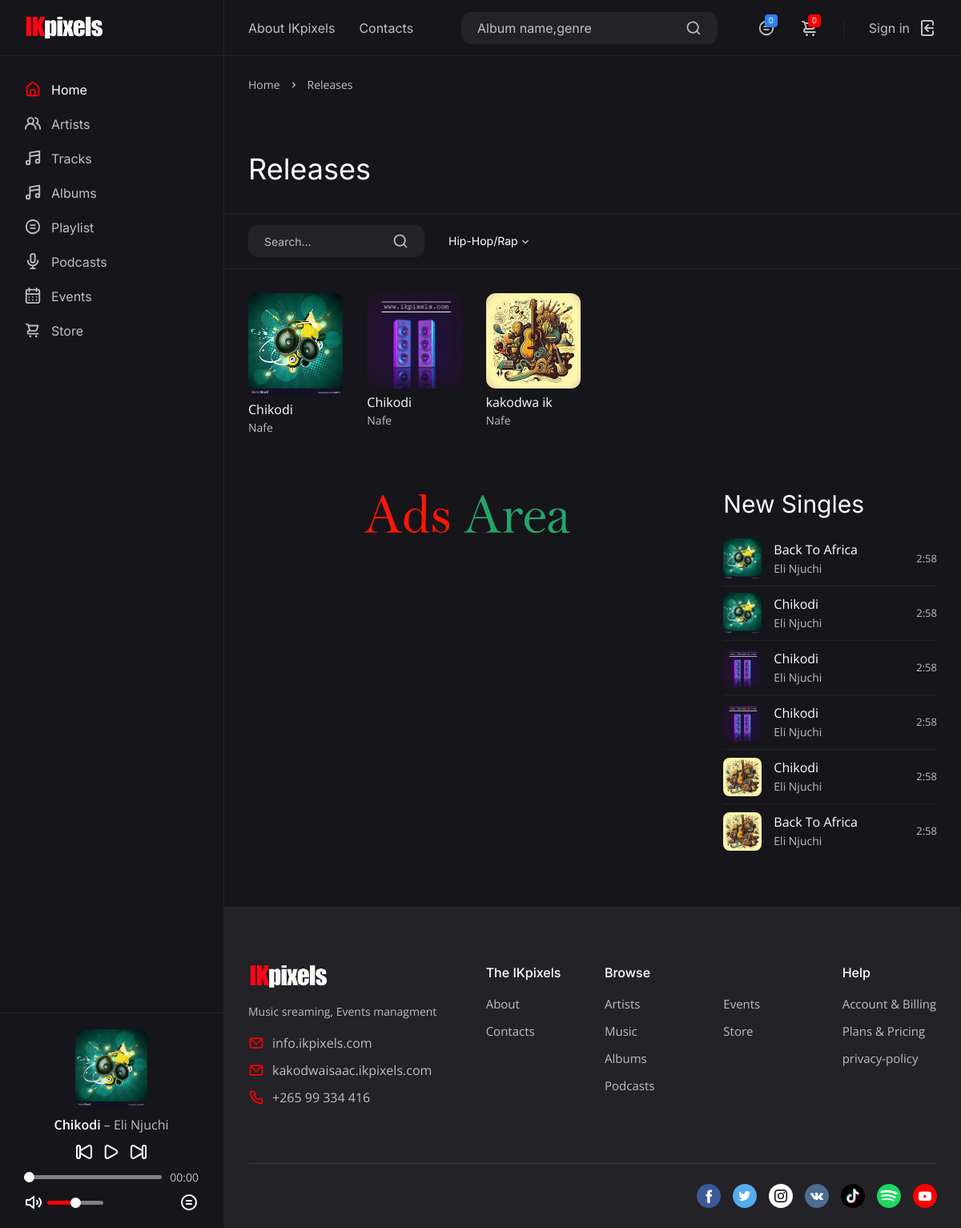
Screenshot of /all-music/ with the database file from the repository.
### music_nation/models.py (models this page shows, shortened)
class Song(models.Model):
    song_name = models.CharField(max_length=40)
    Artist = models.CharField(max_length=40,null=True,blank=True)
    song_album = models.ForeignKey(Album,on_delete=models.CASCADE, related_name='songs')
    song_file=models.FileField(upload_to=upload_audio_location,null=True,blank=True)
    artwork = models.ImageField(upload_to='artwork/%y/%m/%d',null=True,blank=True,default="ikartwork.jpg")
    song_genre = models.CharField(max_length=30,choices=GENRE)
    video = EmbedVideoField(null=True,blank=True)
    streamingCount = models.PositiveIntegerField(default=0)
    downloads = models.PositiveIntegerField(default=0)
    year = models.PositiveIntegerField(default=0)
    sell  = models.CharField(choices=FREE_OR_NOT,max_length=100)
    most_sold = models.PositiveIntegerField(default=0)
    price = models.DecimalField(max_digits=18, decimal_places=2,default=0.00)
    aproved = models.BooleanField(default=False)
    created_at = models.DateTimeField(auto_now_add=True)
    updated_at = models.DateTimeField(auto_now=True)
    objects = SongObjectManager()
    adminAprove = AdminSongObjectManager()
    ArtistSongObject  = ArtistSongObjectManager()
    def song_logo(self):
        return self.song_album.album_logo

class Album(models.Model):
    album_name = models.CharField(max_length=30)
    uploaded_on = models.DateTimeField(auto_now=True)
    album_logo = models.ImageField(upload_to='artwork/%y/%m/%d',null=True,blank=True,default="ikartwork.jpg")
    album_genre = models.CharField(max_length=30,choices=GENRE)
    aboutAlbum = RichTextField(null=True,blank=True)
    songsNum = models.PositiveIntegerField(default=0)
    streamNum = models.PositiveIntegerField(default=0)
    sell  = models.CharField(choices=FREE_OR_NOT,max_length=100)
    most_sold = models.PositiveIntegerField(default=0)
    slug = models.SlugField(unique=True,null=True,blank=True)
    price = models.DecimalField(max_digits=18, decimal_places=2,default=0.00)
    album_artist = models.ForeignKey(User, on_delete=models.CASCADE, related_name='albums')
    aproved = models.BooleanField(default=False)
    created_at = models.DateTimeField(auto_now_add=True)
    updated_at = models.DateTimeField(auto_now=True)
    objects = AlbumObjectManager()
    AdminAlbumAproval = AdminAlbumObjectManager()
    artistObjects = ArtistAlbumObjectManager()
    @property
    def artist(self):
        user = self.album_artist
        artist = Customer.objects.get(user=user).slug
        return artist

### music_nation/views.py (the view)
# urls.py: path('all-music/',music_nation_views.allMusic,name="all-music"),
@csrf_exempt
def allMusic(request):
    context = {}
    default_music_playlist(request,context)
    playlist_snipt(request,context)
    cart_snipt(request,context)
    albums = Album.objects.all().order_by('-id')
    query =request.GET.get('q')
    context['q_name'] = "Album name,genre"
    if query:
        context['search_title'] = query
        albums =albums.filter(Q(album_name__icontains=query)|
                              Q(slug__icontains=query)|
                              Q(album_genre__icontains=query)).distinct().order_by('-id')
    context['albums'] = ikpaginator(albums,request)
    context['events'] = Ticket.ticketObjects.all()
    context['products']= Product.objects.all()
    if is_ajax(request) and request.GET['album_data']:
        context['albums'] =  Album.objects.filter(album_genre=str(request.GET['album_data']))
        html = render_to_string('www/releases2.html',context)
        return JsonResponse({'data':html})
    return render(request, 'www/releases.html',context)

### music_nation/templates/www/releases.html (shortened to what this page needs)
{% extends 'www/base.html' %}
{% load static %}
{%block content%}
{% if albums %}
	<main class="main">
		<div class="container-fluid">
			<div class="row row--grid">
				<div class="col-12" >
					<ul class="breadcrumb">
						<li class="breadcrumb__item"><a href="{% url 'music_nation:nyansavibe'%}">Home</a></li>
						<li class="breadcrumb__item breadcrumb__item--active">Releases</li>
					</ul>
				</div>
				<div class="col-12">
					<div class="main__title main__title--page">
						<h1>Releases</h1>
					</div>
				</div>
			</div>
			<div class="row row--grid">
				<div class="col-12">
					<div class="main__filter">
						<form method="GET" action="#" class="main__filter-search">
							<input name="q" type="text" placeholder="Search...">
							<button type="submit"><svg xmlns="http://www.w3.org/2000/svg" viewBox="0 0 24 24"><path d="M21.71,20.29,18,16.61A9,9,0,1,0,16.61,18l3.68,3.68a1,1,0,0,0,1.42,0A1,1,0,0,0,21.71,20.29ZM11,18a7,7,0,1,1,7-7A7,7,0,0,1,11,18Z"/></svg></button>
						</form>
						<div class="main__filter-wrap">
						</div>
					</div>
					<div class="row row--grid releases albumreleases">
						{% for album in albums %}
						<div class="col-6 col-sm-4 col-lg-2">
							<div class="album">
								<div class="album__cover">
									{% if album.album_logo %}
									<img src="{{album.album_logo.url}}" alt="">
									{% else %}
									<img src="img/covers/cover1.jpg" alt="">
									{% endif %}
								</div>
								<div class="album__title">
									<h3><a href="{% url 'music_nation:album_detail' album.slug %}">{{album.album_name}}</a></h3>
									<span><a href="{% url 'music_nation:ArtistDetail' album.artist %}">{{album.album_artist}}</a></span>
								</div>
							</div>
						</div>
						{% empty %}
						{% include 'www/404.html' %}
						{% endfor %}
					</div>
				</div>
			</div>
			<section class="row row--grid">
				<div class="col-12 col-xl-8">
					{% include 'ecom/store-snipt.html' %}<br>
					<div>
						<img width="100%" src="{%static 'www/img/adv.png' %}">
					</div>
				</div>
				<div class="col-12 col-xl-4">
					<div class="row row--grid">
						<div class="col-12">
							<div class="main__title">
								<h2><a href="#">New Singles</a></h2>
							</div>
						</div>
						<div class="col-12">
							<ul class="main__list">
								{% for album in  albums %}
								{% for song in album.songs.all  %}
									<li class="single-item">
									<a data-link data-title="{{song.song_name}}" data-artist="{{song.Artist}}" data-img="{{song.song_logo.url}}" href="{{ song.song_file.url }}" class="single-item__cover">
										<img src="{{song.song_logo.url}}" alt="">
									</a>
									<div class="single-item__title">
										<h4><a href="{% url 'music_nation:album_detail' album.slug %}">{{song.song_name}}</a></h4>
										<span><a href="{% url 'music_nation:ArtistDetail' album.artist %}">{{song.Artist}}</a></span>
									</div>
									<span class="single-item__time">2:58</span>
								</li>
								{% endfor %}
								{% endfor %}
							</ul>
						</div>
					</div>
				</div>
			</section>
		</div>
	</main>
{% else %}
   <div class="row">
   	   {% include 'www/404.html' %}
   </div>
 {% endif %}
{%endblock%}

### music_nation/templates/www/base.html (shortened to what this page needs)
{% load static %}
<!DOCTYPE html>
<html lang="en">
<head>
	<link rel="stylesheet" href="{% static 'www/css/bootstrap-reboot.min.css' %} ">
	<link rel="stylesheet" href="{% static 'www/css/bootstrap-grid.min.css' %}">
	<link rel="stylesheet" href="{% static 'www/css/owl.carousel.min.css' %}">
	<link rel="stylesheet" href="{% static 'www/css/magnific-popup.css' %}">
	<link rel="stylesheet" href="{% static 'www/css/select2.min.css' %}">
	<link rel="stylesheet" href="{% static 'www/css/paymentfont.min.css' %}">
	<link rel="stylesheet" href="{% static 'www/css/slider-radio.css' %}">
	<link rel="stylesheet" href="{% static 'www/css/plyr.css' %}">
	<link rel="stylesheet" href="{% static 'www/css/ikstyle.css' %}">
</head>
<body>
	<header class="header">
		<div class="header__content">
			<nav class="header__nav">
				<a href="{%url 'music_nation:about'%}">About IKpixels</a>
				<a href="{%url 'music_nation:contacts'%}">Contacts</a>
			</nav>
            {% if q_name %}
			<form method="GET" action="#" class="header__search">
				<input name="q" type="text" placeholder="{{q_name}}">
				<button type="button"><svg xmlns="http://www.w3.org/2000/svg" viewBox="0 0 24 24"><path d="M21.71,20.29,18,16.61A9,9,0,1,0,16.61,18l3.68,3.68a1,1,0,0,0,1.42,0A1,1,0,0,0,21.71,20.29ZM11,18a7,7,0,1,1,7-7A7,7,0,0,1,11,18Z"/></svg></button>
			</form>
			{% endif %}
			<div class="header__actions">
				<div class="header__action header__action--note">
					<span>{{song_count_in_playlist}}</span>
					<a href="/playlist_view" class="header__action-btn"><svg xmlns="http://www.w3.org/2000/svg" viewBox="0 0 24 24"><path d="M15,13H9a1,1,0,0,0,0,2h6a1,1,0,0,0,0-2Zm0-4H9a1,1,0,0,0,0,2h6a1,1,0,0,0,0-2ZM12,2A10,10,0,1,0,22,12,10,10,0,0,0,12,2Zm0,18a8,8,0,1,1,8-8A8,8,0,0,1,12,20Z"/></svg></a>
				</div>
				<div class="header__action header__action--cart">
					<span>{{product_count_in_cart}}</span>
					<a class="header__action-btn" href="{% url 'store:cart' %}"></a>
				</div>
				<div class="header__action header__action--signin">
					{% if user.is_authenticated %}
					<a class="header__action-btn" href="{%url 'account:logout' %}">
						<span>Sign out</span>
						<svg xmlns="http://www.w3.org/2000/svg" viewBox="0 0 24 24"><path d="M4,12a1,1,0,0,0,1,1h7.59l-2.3,2.29a1,1,0,0,0,0,1.42,1,1,0,0,0,1.42,0l4-4a1,1,0,0,0,.21-.33,1,1,0,0,0,0-.76,1,1,0,0,0-.21-.33l-4-4a1,1,0,1,0-1.42,1.42L12.59,11H5A1,1,0,0,0,4,12ZM17,2H7A3,3,0,0,0,4,5V8A1,1,0,0,0,6,8V5A1,1,0,0,1,7,4H17a1,1,0,0,1,1,1V19a1,1,0,0,1-1,1H7a1,1,0,0,1-1-1V16a1,1,0,0,0-2,0v3a3,3,0,0,0,3,3H17a3,3,0,0,0,3-3V5A3,3,0,0,0,17,2Z"/></svg>
					</a>
					{% else %}
					<a class="header__action-btn" href="{% url 'account:login' %}">
						<span>Sign in</span>
					</a>
					{% endif %}
				</div>
			</div>
		</div>
	</header>
	<div class="sidebar">
		<div class="sidebar__logo">
			<img src="{% static 'www/img/logo.png' %}" alt="">
		</div>
		<ul class="sidebar__nav">
			<li class="sidebar__nav-item">
				<a href="{% url 'music_nation:nyansavibe' %}" class="sidebar__nav-link sidebar__nav-link--active"> <span>Home</span></a>
			</li>
			<li class="sidebar__nav-item">
				<a href="{%url 'music_nation:Artists'%}" class="sidebar__nav-link"> <span>Artists</span></a>
			</li>
			<li class="sidebar__nav-item">
				<a href="{%url 'music_nation:music'%}" class="sidebar__nav-link"> <span>Tracks</span></a>
			</li>
			<li class="sidebar__nav-item">
				<a href="{%url 'music_nation:all-music'%}" class="sidebar__nav-link"> <span>Albums</span></a>
			</li>
			<li class="sidebar__nav-item">
				<a href="{%url 'music_nation:playlist_view'%}" class="sidebar__nav-link"><svg xmlns="http://www.w3.org/2000/svg" viewBox="0 0 24 24"><path d="M15,13H9a1,1,0,0,0,0,2h6a1,1,0,0,0,0-2Zm0-4H9a1,1,0,0,0,0,2h6a1,1,0,0,0,0-2ZM12,2A10,10,0,1,0,22,12,10,10,0,0,0,12,2Zm0,18a8,8,0,1,1,8-8A8,8,0,0,1,12,20Z"/></svg> <span>Playlist</span></a>
			</li>
			<li class="sidebar__nav-item">
				<a href="{%url 'music_nation:podcasts'%}" class="sidebar__nav-link"><svg xmlns="http://www.w3.org/2000/svg" viewBox="0 0 24 24"><path d="M12,15a4,4,0,0,0,4-4V5A4,4,0,0,0,8,5v6A4,4,0,0,0,12,15ZM10,5a2,2,0,0,1,4,0v6a2,2,0,0,1-4,0Zm10,6a1,1,0,0,0-2,0A6,6,0,0,1,6,11a1,1,0,0,0-2,0,8,8,0,0,0,7,7.93V21H9a1,1,0,0,0,0,2h6a1,1,0,0,0,0-2H13V18.93A8,8,0,0,0,20,11Z"/></svg> <span>Podcasts</span></a>
			</li>
			<li class="sidebar__nav-item">
				<a href="{%url 'Event:events'%}" class="sidebar__nav-link"> <span>Events</span></a>
			</li>
			<li class="sidebar__nav-item">
				<a href="{%url 'store:store'%}" class="sidebar__nav-link"> <span>Store</span></a>
			</li>
		</ul>
	</div>
	<div class="player">
		<div class="player__cover">
			{% if home_song.song_logo %}
			<img src="{{home_song.song_logo.url}}" alt="">
			{% else %}
			<img src="{%static 'www/img/covers/cover.svg'%}" alt="">
			{% endif %}
		</div>
		<div class="player__content">
			<marquee><span class="player__track"><b class="player__title">{{home_song.song_name}}</b> – <span class="player__artist">{{home_song.Artist}}</span></span> </marquee>
		</div>
	</div>
	{%block content%}
    {%endblock%}
	<footer class="footer">
		<div class="container-fluid">
			<div class="row">
				<div class="col-12 col-sm-8 col-md-6 col-lg-6 col-xl-4 order-4 order-md-1 order-lg-4 order-xl-1">
					<div class="footer__logo">
						<img src="{% static 'www/img/logo.png' %}" alt="">
					</div>
					<p class="footer__tagline">Music sreaming, Events managment</p>
					<div class="footer__links">
						<a href="mailto:info.ikpixels.com"><svg xmlns="http://www.w3.org/2000/svg" viewBox="0 0 24 24"><path d="M19,4H5A3,3,0,0,0,2,7V17a3,3,0,0,0,3,3H19a3,3,0,0,0,3-3V7A3,3,0,0,0,19,4Zm-.41,2-5.88,5.88a1,1,0,0,1-1.42,0L5.41,6ZM20,17a1,1,0,0,1-1,1H5a1,1,0,0,1-1-1V7.41l5.88,5.88a3,3,0,0,0,4.24,0L20,7.41Z"/></svg> info.ikpixels.com</a>
						<a href="mailto:kakodwaisaac.ikpixels.com"><svg xmlns="http://www.w3.org/2000/svg" viewBox="0 0 24 24"><path d="M19,4H5A3,3,0,0,0,2,7V17a3,3,0,0,0,3,3H19a3,3,0,0,0,3-3V7A3,3,0,0,0,19,4Zm-.41,2-5.88,5.88a1,1,0,0,1-1.42,0L5.41,6ZM20,17a1,1,0,0,1-1,1H5a1,1,0,0,1-1-1V7.41l5.88,5.88a3,3,0,0,0,4.24,0L20,7.41Z"/></svg>kakodwaisaac.ikpixels.com</a>
						<a href="tel:+265993344416">+265 99 334 416</a>
					</div>
				</div>
				<div class="col-6 col-md-4 col-lg-3 col-xl-2 order-1 order-md-2 order-lg-1 order-xl-2 offset-md-2 offset-lg-0">
					<h6 class="footer__title">The IKpixels</h6>
					<div class="footer__nav">
						<a href="{%url 'music_nation:about'%}">About</a>
						<a href="{%url 'music_nation:contacts'%}">Contacts</a>
					</div>
				</div>
				<div class="col-12 col-md-8 col-lg-6 col-xl-4 order-3 order-lg-2 order-md-3 order-xl-3">
					<div class="row">
						<div class="col-12">
							<h6 class="footer__title">Browse</h6>
						</div>
						<div class="col-6">
							<div class="footer__nav">
								<a href="{%url 'music_nation:Artists'%}">Artists</a>
								<a href="{%url 'music_nation:music'%}">Music</a>
								<a href="{%url 'music_nation:all-music'%}">Albums</a>
								<a href="{%url 'music_nation:podcasts'%}">Podcasts</a>
							</div>
						</div>
						<div class="col-6">
							<div class="footer__nav">
								<a href="{%url 'Event:events'%}">Events</a>
								<a href="{%url 'store:store'%}">Store</a>
							</div>
						</div>
					</div>
				</div>
				<div class="col-6 col-md-4 col-lg-3 col-xl-2 order-2 order-lg-3 order-md-4 order-xl-4">
					<h6 class="footer__title">Help</h6>
					<div class="footer__nav">
						<a href="{% url 'ikpixels:upload_payment' %}">Account & Billing</a>
						<a href="{% url 'ikpixels:pricing'%}">Plans & Pricing</a>
						<a href="{% url 'ikpixels:terms'%}">privacy-policy</a>
					</div>
				</div>
			</div>
			<div class="row">
				<div class="col-12">
					<div class="footer__content">
						<div class="footer__social">
							<a href="#" target="_blank"></a>
							<a href="#" target="_blank"></a>
							<a href="https://www.instagram.com/volkov_des1gn/" target="_blank"></a>
							<a href="#" target="_blank"></a>
							<a href="#" target="_blank"></a>
							<a href="#" target="_blank"></a>
							<a href="#" target="_blank"></a>
						</div>
						<small> Copyright &copy; IKpixels <script>document.write(new Date().getFullYear());</script>, All rights reserved </small>
					</div>
				</div>
			</div>
		</div>
	</footer>
</body>
</html>

### rows the page displays
Song: song_logo (picture), song_name "Chikodi", Artist "Eli Njuchi"
Album: album_logo (picture), album_name "Chikodi", album_artist "Nafe"
Album: album_logo (picture), album_name "Chikodi", album_artist "Nafe"
Album: album_logo (picture), album_name "kakodwa ik", album_artist "Nafe"
Song: song_logo (picture), song_name "Back To Africa", Artist "Eli Njuchi"
Song: song_logo (picture), song_name "Chikodi", Artist "Eli Njuchi"
Song: song_logo (picture), song_name "Chikodi", Artist "Eli Njuchi"
Song: song_logo (picture), song_name "Chikodi", Artist "Eli Njuchi"
Song: song_logo (picture), song_name "Back To Africa", Artist "Eli Njuchi"

### other values shown
{{ song_count_in_playlist }} "0"
{{ product_count_in_cart }} "0"
